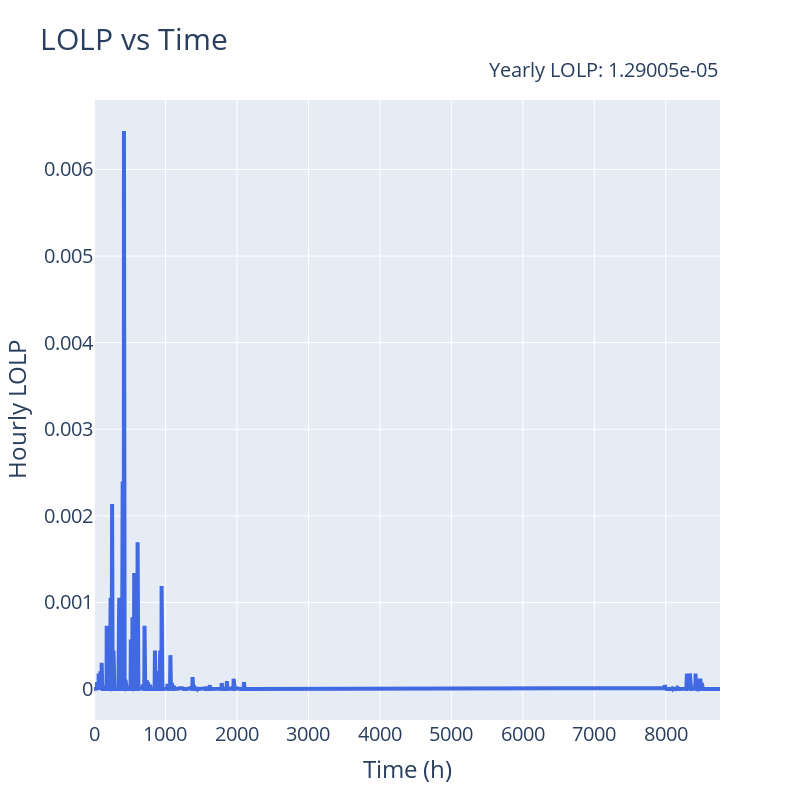

Notebook source saved alongside this figure:
### Code cell
df_LOLP = get_LOLP(Cgens, Ugens, P_round, NLh_load, COPT_function)
# TOTAL LOLP
# Sum of LOLP divided by number of hours in a year (8760)
total_lolp = df_LOLP['LOLP'].sum()/8760
df_LOLP_copy = df_LOLP.copy()
df_LOLP_copy['LOLP'] = df_LOLP_copy['LOLP']
# Plot just the LOLP against time
fig = go.Figure()
fig.add_trace(go.Scatter(x=df_LOLP_copy.index, y=df_LOLP_copy['LOLP'], name='LOLP', mode='lines', line=dict(color='royalblue', width=4)))
fig.update_layout(title='LOLP vs Time', 
                  title_font_size=30, 
                  xaxis_title='Time (h)', 
                  yaxis_title='Hourly LOLP', 
                  font_size=20, 
                  legend_font_size=20, 
                width=800, height=800)
# Add subtitle of total LOLP
fig.add_annotation(x=1, y=1.0745,
            text="Yearly LOLP: "+str(round(total_lolp,10)),
            showarrow=False,
            xref="paper",
            yref="paper",
            font=dict(size=20))
fig.write_image("./plots/LOLP2_reverse.png")
fig.show()
# Reverse it back

### Figure 1 — Plotly figure (JSON) as saved in the notebook; plotly's stock layout.template omitted (floating-point values rounded to 4 significant figures; data arrays with more than 128 entries replaced by an {"elided": "..."} marker saying what was removed)
{"data": [{"line": {"color": "royalblue", "width": 4}, "mode": "lines", "name": "LOLP", "type": "scatter", "x": {"elided": "8760 int values"}, "y": {"elided": "8760 float values"}}], "layout": {"annotations": [{"font": {"size": 20}, "showarrow": false, "text": "Yearly LOLP: 1.29005e-05", "x": 1, "xref": "paper", "y": 1.075, "yref": "paper"}], "font": {"size": 20}, "height": 800, "legend": {"font": {"size": 20}}, "title": {"font": {"size": 30}, "text": "LOLP vs Time"}, "width": 800, "xaxis": {"title": {"text": "Time (h)"}}, "yaxis": {"title": {"text": "Hourly LOLP"}}}}
